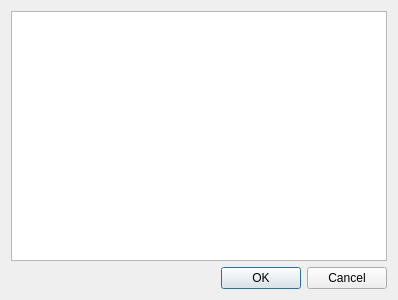
<?xml version="1.0" encoding="UTF-8"?>
<ui version="4.0">
 <class>Dialog</class>
 <widget class="QDialog" name="Dialog">
  <property name="geometry">
   <rect>
    <x>0</x>
    <y>0</y>
    <width>398</width>
    <height>300</height>
   </rect>
  </property>
  <property name="windowTitle">
   <string>Dialog</string>
  </property>
  <layout class="QVBoxLayout" name="verticalLayout">
   <item>
    <widget class="QListView" name="listView"/>
   </item>
   <item>
    <widget class="QDialogButtonBox" name="buttonBox">
     <property name="orientation">
      <enum>Qt::Horizontal</enum>
     </property>
     <property name="standardButtons">
      <set>QDialogButtonBox::Cancel|QDialogButtonBox::Ok</set>
     </property>
    </widget>
   </item>
  </layout>
 </widget>
 <resources/>
 <connections>
  <connection>
   <sender>buttonBox</sender>
   <signal>accepted()</signal>
   <receiver>Dialog</receiver>
   <slot>accept()</slot>
   <hints>
    <hint type="sourcelabel">
     <x>248</x>
     <y>254</y>
    </hint>
    <hint type="destinationlabel">
     <x>157</x>
     <y>274</y>
    </hint>
   </hints>
  </connection>
  <connection>
   <sender>buttonBox</sender>
   <signal>rejected()</signal>
   <receiver>Dialog</receiver>
   <slot>reject()</slot>
   <hints>
    <hint type="sourcelabel">
     <x>316</x>
     <y>260</y>
    </hint>
    <hint type="destinationlabel">
     <x>286</x>
     <y>274</y>
    </hint>
   </hints>
  </connection>
 </connections>
</ui>
